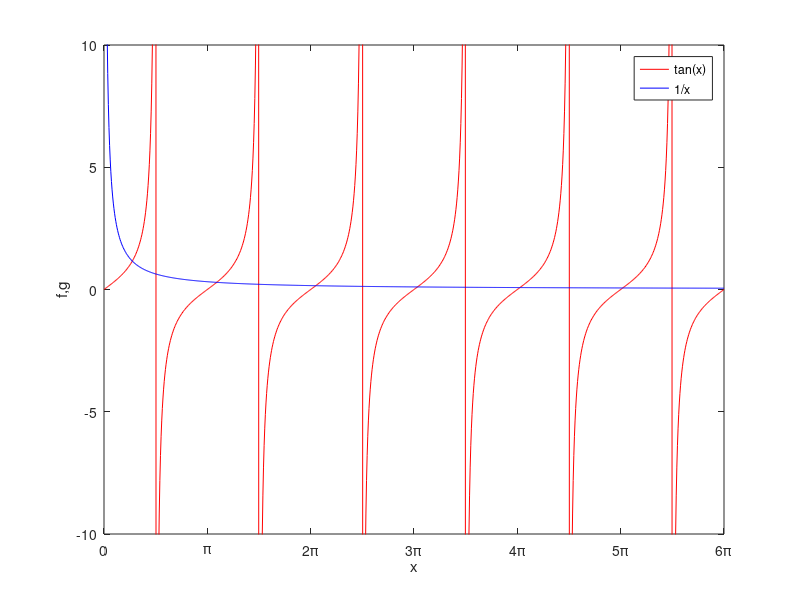

MATLAB code to generate this figure:
close all,
clear all
%%%%%%%%%%%(a)%%%%%%%%%%%%%
%f(x)=tan(x) (LHS)
%g(x) = 1/x (RHS)
f=@(x)(tan(x));
x=linspace(0,6*pi,1000)';
figure(1), plot(x,f(x),'color','r');
figure(1), hold on, plot(x,1./x,'color','b');
xlim([0 6*pi]);
ylim([-10 10]);
xticks([0 pi 2*pi 3*pi 4*pi 5*pi 6*pi]);
xticklabels({'0','\pi','2\pi','3\pi','4\pi','5\pi','6\pi'});
xlabel('x');
ylabel('f,g');
legend('tan(x)','1/x');

%%%%%%%%%%%(b)%%%%%%%%%%%%%
% NEWTON's Method
% Rearrange f(x)=tan(x)-1/x = 0
% g(x) = f'(x)
% Iterate x_n = x_o - f(x_o)/f'(x_o)
% Stop iterations when |x_n-x_o| < tol

f = @(x)(tan(x)-1/x);
g = @(x)(1/cos(x)^2 + 1/x^2);
x_o = 1000;                    %Try different initial guesses
x_n = 0;
tol = 1e-6;
diff = 10;
n=0;
while diff > tol
    x_n = x_o - f(x_o)/g(x_o);  %Newton's recursive function
    diff = abs(x_n - x_o);
    x_o = x_n;
    n=n+1;
    fprintf(['\n x_n = ',num2str(x_n)]);
    if(n>1000)
        disp('Iterations not converged!');
        break;
    end
end


%%%%%%%%%%%(c)%%%%%%%%%%%%%%%%
%Direct Iterations
%Rearrange x = f(x) => x = 1/tan(x)
f = @(x)(1/tan(x));
x_o = 1;                    %Try different initial guesses
x_n = 0;
tol = 1e-6;
diff = 10;
n=0;
while diff > tol
    x_n = f(x_o);
    diff = abs(x_n - x_o);
    x_o = x_n;
    n=n+1;
    fprintf(['\n x_n = ',num2str(x_n)]);
    if(n>1000)
        disp('Iterations not converged!');
        break;
    end
end

%%%%%%%%%%%(d)%%%%%%%%%%%%%%%%
%Direct Iterations with relaxation
%Rearrange x* = f(x) => x* = 1/tan(x)
%x_n = wx* + (1 - w)x_o
f = @(x)(1/tan(x));
x_o = 1;                    %Try different initial guesses
x_n = 0;
x_star = 0;
w = 0.3;                    %Try different relaxation factors in (0,1)
tol = 1e-6;
diff = 10;
n=0;
while diff > tol
    x_star = f(x_o);
    x_n = w*x_star + (1-w)*x_o;
    diff = abs(x_n - x_o);
    x_o = x_n;
    n=n+1;
    fprintf(['\n x_n = ',num2str(x_n)]);
    if(n>1000)
        disp('Iterations not converged!');
        break;
    end
end


